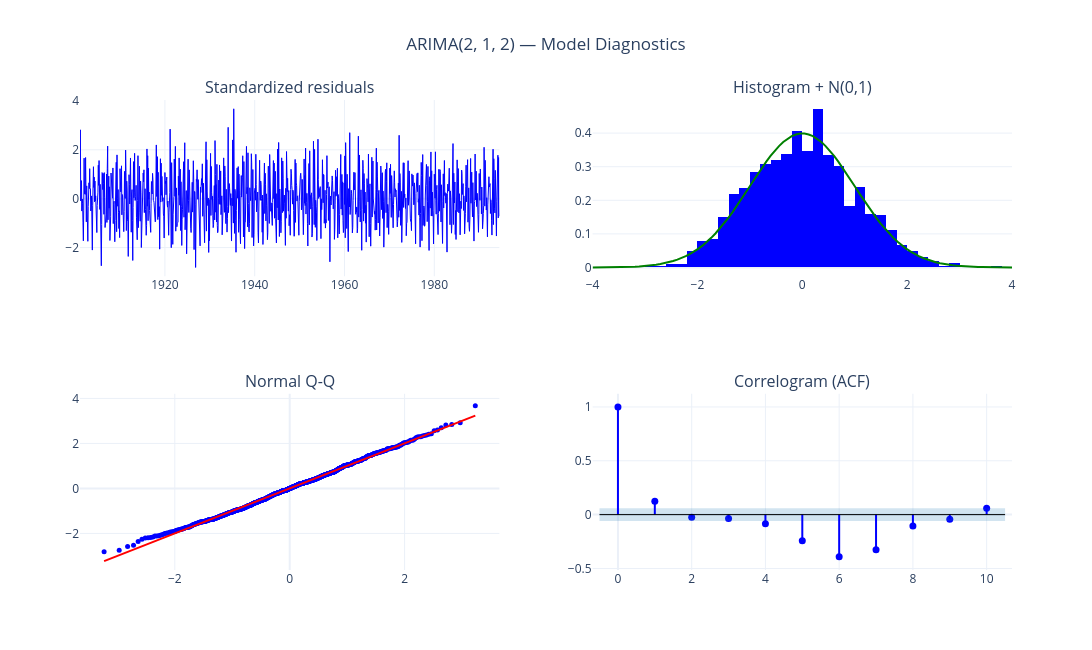

The notebook cell saved with this chart:
### Code cell
res     = auto_model.resid()[1:]
std_res = (res - np.mean(res)) / np.std(res)
(osm, osr), (sl, inc, _) = stats.probplot(std_res, dist='norm')
acf_v = acf(res, nlags=10)
ci    = 1.96 / np.sqrt(len(res))

fig = make_subplots(rows=2, cols=2, subplot_titles=(
    'Standardized residuals', 'Histogram + N(0,1)',
    'Normal Q-Q', 'Correlogram (ACF)'))

fig.add_trace(go.Scatter(x=train.index[1:], y=std_res, mode='lines',
    line=dict(color='Blue', width=1)), row=1, col=1)
fig.add_trace(go.Histogram(x=std_res, histnorm='probability density',
    marker_color='Blue'), row=1, col=2)
x_h = np.linspace(-4, 4, 100)
fig.add_trace(go.Scatter(x=x_h, y=stats.norm.pdf(x_h, 0, 1),
    mode='lines', line=dict(color='Green', width=2)), row=1, col=2)
fig.add_trace(go.Scatter(x=osm, y=osr, mode='markers',
    marker=dict(color='Blue', size=5)), row=2, col=1)
fig.add_trace(go.Scatter(x=osm, y=sl*osm+inc, mode='lines',
    line=dict(color='Red', width=2)), row=2, col=1)
fig.add_shape(type='rect', x0=-0.5, y0=-ci, x1=10.5, y1=ci,
    fillcolor='rgba(31,119,180,0.2)', line_width=0, row=2, col=2)
for l, v in enumerate(acf_v):
    fig.add_shape(type='line', x0=l, y0=0, x1=l, y1=v,
        line=dict(color='Blue', width=2), row=2, col=2)
fig.add_trace(go.Scatter(x=np.arange(11), y=acf_v, mode='markers',
    marker=dict(color='Blue', size=7)), row=2, col=2)
fig.add_shape(type='line', x0=-0.5, y0=0, x1=10.5, y1=0,
    line=dict(color='black', width=1), row=2, col=2)
fig.update_layout(height=650, width=1400, template='plotly_white', showlegend=False,
    title={'text': f'ARIMA{auto_model.order} — Model Diagnostics', 'x': 0.5}) 
fig.show()

### Figure 1 — Plotly figure (JSON) as saved in the notebook; plotly's stock layout.template omitted (floating-point values rounded to 4 significant figures; data arrays with more than 128 entries replaced by an {"elided": "..."} marker saying what was removed)
{"data": [{"line": {"color": "Blue", "width": 1}, "mode": "lines", "type": "scatter", "x": {"elided": "1122 str values"}, "xaxis": "x", "y": {"elided": "1122 float values"}, "yaxis": "y"}, {"histnorm": "probability density", "marker": {"color": "Blue"}, "type": "histogram", "x": {"elided": "1122 float values"}, "xaxis": "x2", "yaxis": "y2"}, {"line": {"color": "Green", "width": 2}, "mode": "lines", "type": "scatter", "x": [-4.0, -3.919, -3.838, -3.758, -3.677, -3.596, -3.515, -3.434, -3.354, -3.273, -3.192, -3.111, -3.03, -2.949, -2.869, -2.788, -2.707, -2.626, -2.545, -2.465, -2.384, -2.303, -2.222, -2.141, -2.061, -1.98, -1.899, -1.818, -1.737, -1.657, -1.576, -1.495, -1.414, -1.333, -1.253, -1.172, -1.091, -1.01, -0.9293, -0.8485, -0.7677, -0.6869, -0.6061, -0.5253, -0.4444, -0.3636, -0.2828, -0.202, -0.1212, -0.0404, 0.0404, 0.1212, 0.202, 0.2828, 0.3636, 0.4444, 0.5253, 0.6061, 0.6869, 0.7677, 0.8485, 0.9293, 1.01, 1.091, 1.172, 1.253, 1.333, 1.414, 1.495, 1.576, 1.657, 1.737, 1.818, 1.899, 1.98, 2.061, 2.141, 2.222, 2.303, 2.384, 2.465, 2.545, 2.626, 2.707, 2.788, 2.869, 2.949, 3.03, 3.111, 3.192, 3.273, 3.354, 3.434, 3.515, 3.596, 3.677, 3.758, 3.838, 3.919, 4.0], "xaxis": "x2", "y": [0.0001338, 0.0001843, 0.0002521, 0.0003427, 0.0004628, 0.0006209, 0.0008275, 0.001096, 0.001442, 0.001884, 0.002446, 0.003156, 0.004045, 0.00515, 0.006515, 0.008188, 0.01022, 0.01268, 0.01563, 0.01914, 0.02328, 0.02813, 0.03377, 0.04029, 0.04774, 0.05621, 0.06574, 0.0764, 0.0882, 0.1012, 0.1153, 0.1305, 0.1468, 0.164, 0.1821, 0.2008, 0.22, 0.2395, 0.2591, 0.2783, 0.2971, 0.3151, 0.332, 0.3475, 0.3614, 0.3734, 0.3833, 0.3909, 0.396, 0.3986, 0.3986, 0.396, 0.3909, 0.3833, 0.3734, 0.3614, 0.3475, 0.332, 0.3151, 0.2971, 0.2783, 0.2591, 0.2395, 0.22, 0.2008, 0.1821, 0.164, 0.1468, 0.1305, 0.1153, 0.1012, 0.0882, 0.0764, 0.06574, 0.05621, 0.04774, 0.04029, 0.03377, 0.02813, 0.02328, 0.01914, 0.01563, 0.01268, 0.01022, 0.008188, 0.006515, 0.00515, 0.004045, 0.003156, 0.002446, 0.001884, 0.001442, 0.001096, 0.0008275, 0.0006209, 0.0004628, 0.0003427, 0.0002521, 0.0001843, 0.0001338], "yaxis": "y2"}, {"marker": {"color": "Blue", "size": 5}, "mode": "markers", "type": "scatter", "x": {"elided": "1122 float values"}, "xaxis": "x3", "y": {"elided": "1122 float values"}, "yaxis": "y3"}, {"line": {"color": "Red", "width": 2}, "mode": "lines", "type": "scatter", "x": {"elided": "1122 float values"}, "xaxis": "x3", "y": {"elided": "1122 float values"}, "yaxis": "y3"}, {"marker": {"color": "Blue", "size": 7}, "mode": "markers", "type": "scatter", "x": [0, 1, 2, 3, 4, 5, 6, 7, 8, 9, 10], "xaxis": "x4", "y": [1.0, 0.1235, -0.02522, -0.03639, -0.08484, -0.2432, -0.3918, -0.3256, -0.1047, -0.04317, 0.05947], "yaxis": "y4"}], "layout": {"annotations": [{"font": {"size": 16}, "showarrow": false, "text": "Standardized residuals", "x": 0.225, "xanchor": "center", "xref": "paper", "y": 1, "yanchor": "bottom", "yref": "paper"}, {"font": {"size": 16}, "showarrow": false, "text": "Histogram + N(0,1)", "x": 0.775, "xanchor": "center", "xref": "paper", "y": 1, "yanchor": "bottom", "yref": "paper"}, {"font": {"size": 16}, "showarrow": false, "text": "Normal Q-Q", "x": 0.225, "xanchor": "center", "xref": "paper", "y": 0.375, "yanchor": "bottom", "yref": "paper"}, {"font": {"size": 16}, "showarrow": false, "text": "Correlogram (ACF)", "x": 0.775, "xanchor": "center", "xref": "paper", "y": 0.375, "yanchor": "bottom", "yref": "paper"}], "height": 650, "shapes": [{"fillcolor": "rgba(31,119,180,0.2)", "line": {"width": 0}, "type": "rect", "x0": -0.5, "x1": 10.5, "xref": "x4", "y0": -0.05851, "y1": 0.05851, "yref": "y4"}, {"line": {"color": "Blue", "width": 2}, "type": "line", "x0": 0, "x1": 0, "xref": "x4", "y0": 0, "y1": 1, "yref": "y4"}, {"line": {"color": "Blue", "width": 2}, "type": "line", "x0": 1, "x1": 1, "xref": "x4", "y0": 0, "y1": 0.1235, "yref": "y4"}, {"line": {"color": "Blue", "width": 2}, "type": "line", "x0": 2, "x1": 2, "xref": "x4", "y0": 0, "y1": -0.02522, "yref": "y4"}, {"line": {"color": "Blue", "width": 2}, "type": "line", "x0": 3, "x1": 3, "xref": "x4", "y0": 0, "y1": -0.03639, "yref": "y4"}, {"line": {"color": "Blue", "width": 2}, "type": "line", "x0": 4, "x1": 4, "xref": "x4", "y0": 0, "y1": -0.08484, "yref": "y4"}, {"line": {"color": "Blue", "width": 2}, "type": "line", "x0": 5, "x1": 5, "xref": "x4", "y0": 0, "y1": -0.2432, "yref": "y4"}, {"line": {"color": "Blue", "width": 2}, "type": "line", "x0": 6, "x1": 6, "xref": "x4", "y0": 0, "y1": -0.3918, "yref": "y4"}, {"line": {"color": "Blue", "width": 2}, "type": "line", "x0": 7, "x1": 7, "xref": "x4", "y0": 0, "y1": -0.3256, "yref": "y4"}, {"line": {"color": "Blue", "width": 2}, "type": "line", "x0": 8, "x1": 8, "xref": "x4", "y0": 0, "y1": -0.1047, "yref": "y4"}, {"line": {"color": "Blue", "width": 2}, "type": "line", "x0": 9, "x1": 9, "xref": "x4", "y0": 0, "y1": -0.04317, "yref": "y4"}, {"line": {"color": "Blue", "width": 2}, "type": "line", "x0": 10, "x1": 10, "xref": "x4", "y0": 0, "y1": 0.05947, "yref": "y4"}, {"line": {"color": "black", "width": 1}, "type": "line", "x0": -0.5, "x1": 10.5, "xref": "x4", "y0": 0, "y1": 0, "yref": "y4"}], "showlegend": false, "title": {"text": "ARIMA(2, 1, 2) — Model Diagnostics", "x": 0.5}, "width": 1400, "xaxis": {"anchor": "y", "domain": [0, 0.45]}, "xaxis2": {"anchor": "y2", "domain": [0.55, 1]}, "xaxis3": {"anchor": "y3", "domain": [0, 0.45]}, "xaxis4": {"anchor": "y4", "domain": [0.55, 1]}, "yaxis": {"anchor": "x", "domain": [0.625, 1]}, "yaxis2": {"anchor": "x2", "domain": [0.625, 1]}, "yaxis3": {"anchor": "x3", "domain": [0, 0.375]}, "yaxis4": {"anchor": "x4", "domain": [0, 0.375]}}}
